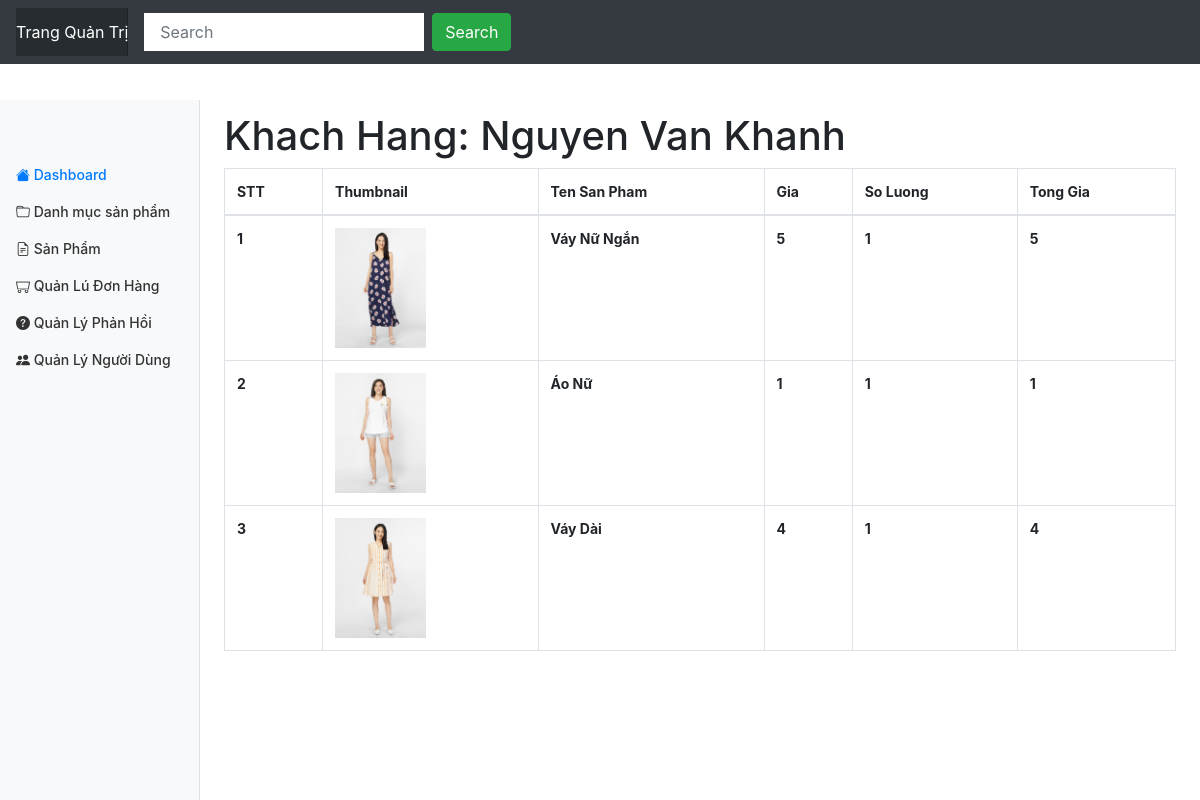
Screenshot of /admin/order/detail.php?id=5 (signed in) with the database file from the repository.
### tables this page shows
CREATE TABLE `orders` (
  `id` int(11) NOT NULL,
  `user_id` int(11) DEFAULT NULL,
  `fullname` varchar(50) DEFAULT NULL,
  `email` varchar(150) DEFAULT NULL,
  `phone_number` varchar(20) DEFAULT NULL,
  `address` varchar(200) DEFAULT NULL,
  `note` varchar(1000) DEFAULT NULL,
  `order_date` datetime DEFAULT NULL,
  `status` int(11) DEFAULT NULL,
  `total_money` int(11) DEFAULT NULL
);

CREATE TABLE `order_details` (
  `id` int(11) NOT NULL,
  `order_id` int(11) DEFAULT NULL,
  `product_id` int(11) DEFAULT NULL,
  `price` int(11) DEFAULT NULL,
  `num` int(11) DEFAULT NULL,
  `total_money` int(11) DEFAULT NULL
);

CREATE TABLE `product` (
  `id` int(11) NOT NULL,
  `category_id` int(11) DEFAULT NULL,
  `title` varchar(250) DEFAULT NULL,
  `price` int(11) DEFAULT NULL,
  `discount` int(11) DEFAULT NULL,
  `thumbnail` varchar(500) DEFAULT NULL,
  `description` longtext DEFAULT NULL,
  `created_at` datetime DEFAULT NULL,
  `updated_at` datetime DEFAULT NULL,
  `deleted` int(11) DEFAULT NULL
);

### database/dbhelper.php (called while the page is built, shortened)
<?php
function executeResult($sql,$isSingle = false){
	$data = null;
	$conn = mysqli_connect(HOST,USERNAME,PASSWORD,DATABASE);
	mysqli_set_charset($conn,'utf8');
	$resultset = mysqli_query($conn,$sql);
	if($isSingle){
		$data = mysqli_fetch_array($resultset,1);
	}else{
		$data = [];
		while(($row = mysqli_fetch_array($resultset,1)) != null){
			$data[] = $row;
		}
	}
	return $data;
}

### utils/utility.php (called while the page is built, shortened)
<?php
function fixUrl($thumbnail, $rootPath="../../"){
   if(stripos($thumbnail, 'http://') !==false || stripos($thumbnail, 'https://') !== false ){
   }else{
      $thumbnail = $rootPath.$thumbnail;
   }
   return $thumbnail;
}
?>

### admin/order/detail.php (the view, shortened to what this page needs)
<?php
    require_once'..\layouts\header.php';
    $orderId= getGet('id');
    $sql = "select order_details.*, product.title,product.thumbnail from order_details left join product on product.id= order_details.product_id where order_details.order_id = $orderId";
    $data = executeResult($sql);
    $sql = "select * from orders where id =$orderId";
    $orderItem = executeResult($sql,true);
?>
<div class="row">
  <div class="col-md-12 table-responsive">
    <h1>Khach Hang: <?=$orderItem['fullname']?></h1>
    <table class="table table-bordered table-hover">
      <thead>
        <tr>
          <th>STT</th>
          <th>Thumbnail</th>
          <th>Ten San Pham</th>
          <th>Gia</th>
          <th>So Luong</th>
          <th>Tong Gia</th>
        </tr>
      </thead>
<tbody>
  <?php
  $index = 0;
foreach ($data as $item) {
  echo '<tr>
          <th>'.(++$index).'</th>
          <th><img src="'.fixUrl($item['thumbnail']).'" style="height:120px"/></th>
          <th>'.$item['title'].'</th>
          <th>'.$item['price'].'</th>
          <th>'.$item['num'].'</th>
          <th>'.$item['total_money'].'</th>
        </tr>';
}
  ?>
</tbody>
    </table>
  </div>
</div>
<?php
     require_once'..\layouts\footer.php';
 ?>

### assets/css/dashboard.css (style rules this page uses)
body { font-size: .875rem; }

### rows the page displays
orders: fullname "Nguyen Van Khanh"
order_details: product.thumbnail (picture), product.title "Váy Nữ Ngắn", price "5", num "1", total_money "5"
order_details: product.thumbnail (picture), product.title "Áo Nữ", price "1", num "1", total_money "1"
order_details: product.thumbnail (picture), product.title "Váy Dài", price "4", num "1", total_money "4"
